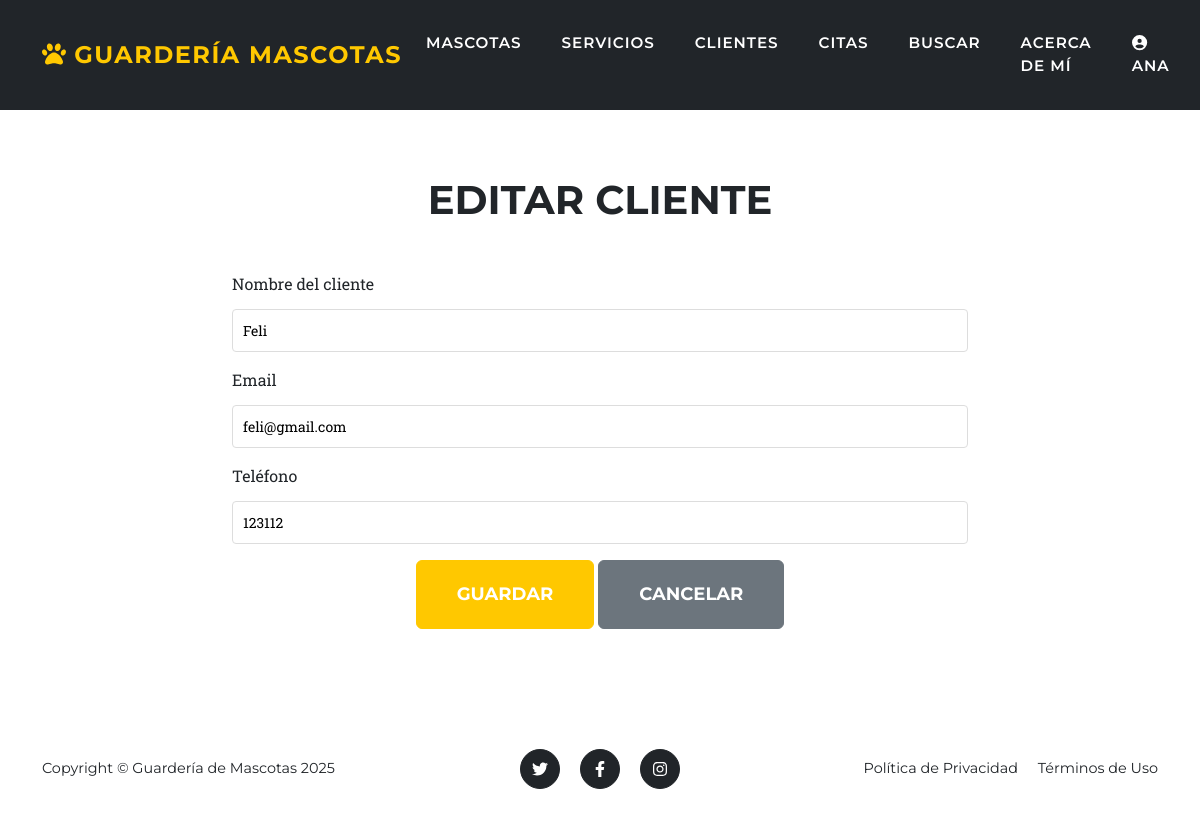
Screenshot of /clientes/3/editar/ (signed in) with the database file from the repository.
### entidades/models.py (models this page shows, shortened)
class cliente(models.Model):
    nombre_cliente = models.CharField(max_length=100)
    email = models.EmailField()
    telefono = models.CharField(max_length=15)

### entidades/views.py (the view)
# urls.py: path('clientes/<int:pk>/editar/', views.cliente_edit, name='cliente_edit'),
@login_required(login_url='login')
def cliente_edit(request, pk):
    c = cliente.objects.get(pk=pk)
    if request.method == 'POST':
        form = ClienteForm(request.POST, instance=c)
        if form.is_valid():
            form.save()
            return redirect('clientes_list')
    else:
        form = ClienteForm(instance=c)
    return render(request, 'entidades/cliente_form.html', {'form': form, 'title': 'Editar Cliente'})

### entidades/forms.py
class ClienteForm(forms.ModelForm):
    class Meta:
        model = cliente
        fields = ['nombre_cliente', 'email', 'telefono']
        labels = {
            'nombre_cliente': 'Nombre del cliente',
            'email': 'Email',
            'telefono': 'Teléfono',
        }

### entidades/templates/entidades/cliente_form.html (shortened to what this page needs)
{% extends 'entidades/base.html' %}
{% block content %}
<section class="page-section">
    <div class="container">
        <div class="row justify-content-center">
            <div class="col-lg-8">
                <div class="text-center mb-5">
                    <h2 class="section-heading text-uppercase">{{ title }}</h2>
                </div>
                <form method="post" class="needs-validation">
                    <div class="mb-3">
                        <label for="{{ form.nombre_cliente.id_for_label }}" class="form-label">{{ form.nombre_cliente.label }}</label>
                        {{ form.nombre_cliente }}
                    </div>
                    <div class="mb-3">
                        <label for="{{ form.email.id_for_label }}" class="form-label">{{ form.email.label }}</label>
                        {{ form.email }}
                    </div>
                    <div class="mb-3">
                        <label for="{{ form.telefono.id_for_label }}" class="form-label">{{ form.telefono.label }}</label>
                        {{ form.telefono }}
                    </div>
                    <div class="text-center">
                        <button type="submit" class="btn btn-primary btn-xl text-uppercase">Guardar</button>
                        <a href="{% url 'clientes_list' %}" class="btn btn-secondary btn-xl text-uppercase">Cancelar</a>
                    </div>
                </form>
            </div>
        </div>
    </div>
</section>
{% endblock %}

### entidades/templates/entidades/base.html (shortened to what this page needs)
{% load static %}
<!DOCTYPE html>
<html lang="es">
    <head>
        <link href="{% static 'css/styles.css' %}" rel="stylesheet" />
    </head>
    <body id="page-top">
        <nav class="navbar navbar-expand-lg navbar-dark fixed-top" id="mainNav">
            <div class="container">
                <a class="navbar-brand" href="/"><i class="fas fa-paw"></i> Guardería Mascotas</a>
                <div class="collapse navbar-collapse" id="navbarResponsive">
                    <ul class="navbar-nav text-uppercase ms-auto py-4 py-lg-0">
                        <li class="nav-item"><a class="nav-link" href="{% url 'mascotas_list' %}">Mascotas</a></li>
                        <li class="nav-item"><a class="nav-link" href="{% url 'servicios_list' %}">Servicios</a></li>
                        <li class="nav-item"><a class="nav-link" href="{% url 'clientes_list' %}">Clientes</a></li>
                        <li class="nav-item"><a class="nav-link" href="{% url 'citas_list' %}">Citas</a></li>
                        <li class="nav-item"><a class="nav-link" href="{% url 'buscar_mascota' %}">Buscar</a></li>
                        <li class="nav-item"><a class="nav-link" href="{% url 'acerca_de_mi' %}">Acerca de Mí</a></li>
                        {% if user.is_authenticated %}
                            <li class="nav-item">
                                <a class="nav-link" href="{% url 'editar_perfil' %}">
                                    {% if user.perfil.avatar %}
                                        <img src="{{ user.perfil.avatar.url }}" alt="Avatar" style="width: 30px; height: 30px; border-radius: 50%; object-fit: cover;">
                                    {% else %}
                                        <i class="fas fa-user-circle"></i>
                                    {% endif %}
                                    {{ user.username }}
                                </a>
                            </li>
                        {% else %}
                            <li class="nav-item"><a class="nav-link" href="{% url 'login' %}">Iniciar Sesión</a></li>
                            <li class="nav-item"><a class="nav-link" href="{% url 'registro' %}">Registrarse</a></li>
                        {% endif %}
                    </ul>
                </div>
            </div>
        </nav>
        {% block content %}{% endblock %}
        <footer class="footer py-4">
            <div class="container">
                <div class="row align-items-center">
                    <div class="col-lg-4 text-lg-start">Copyright &copy; Guardería de Mascotas 2025</div>
                    <div class="col-lg-4 my-3 my-lg-0">
                        <a class="btn btn-dark btn-social mx-2" href="#!" aria-label="Twitter"><i class="fab fa-twitter"></i></a>
                        <a class="btn btn-dark btn-social mx-2" href="#!" aria-label="Facebook"><i class="fab fa-facebook-f"></i></a>
                        <a class="btn btn-dark btn-social mx-2" href="#!" aria-label="Instagram"><i class="fab fa-instagram"></i></a>
                    </div>
                    <div class="col-lg-4 text-lg-end">
                        <a class="link-dark text-decoration-none me-3" href="#!">Política de Privacidad</a>
                        <a class="link-dark text-decoration-none" href="#!">Términos de Uso</a>
                    </div>
                </div>
            </div>
        </footer>
    </body>
</html>

### entidades/templates/entidades/base.html (style rules this page uses)
body { padding-top: 80px; }
#mainNav { background-color: #212529 !important; }
#mainNav .navbar-nav { gap: 0.5rem; margin-right: auto !important; margin-left: 0 !important; }
#mainNav .navbar-nav .nav-link { color: #ffffff !important; font-weight: 600; font-size: 0.9rem; letter-spacing: 0.05em; padding-right: 0.5rem !important; padding-left: 0.5rem !important; }
#mainNav .navbar-nav { gap: 0.5rem; }

### entidades/templates/entidades/cliente_form.html (style rules this page uses)
input[type="text"], input[type="email"], textarea, select { width: 100%; padding: 10px; margin-top: 5px; border: 1px solid #ddd; border-radius: 4px; font-size: 14px; }

### rows the page displays
cliente: nombre_cliente "Feli", email "feli@gmail.com", telefono "123112"

### other values shown
{{ user.username }} "ANA"
{{ title }} "EDITAR CLIENTE"
